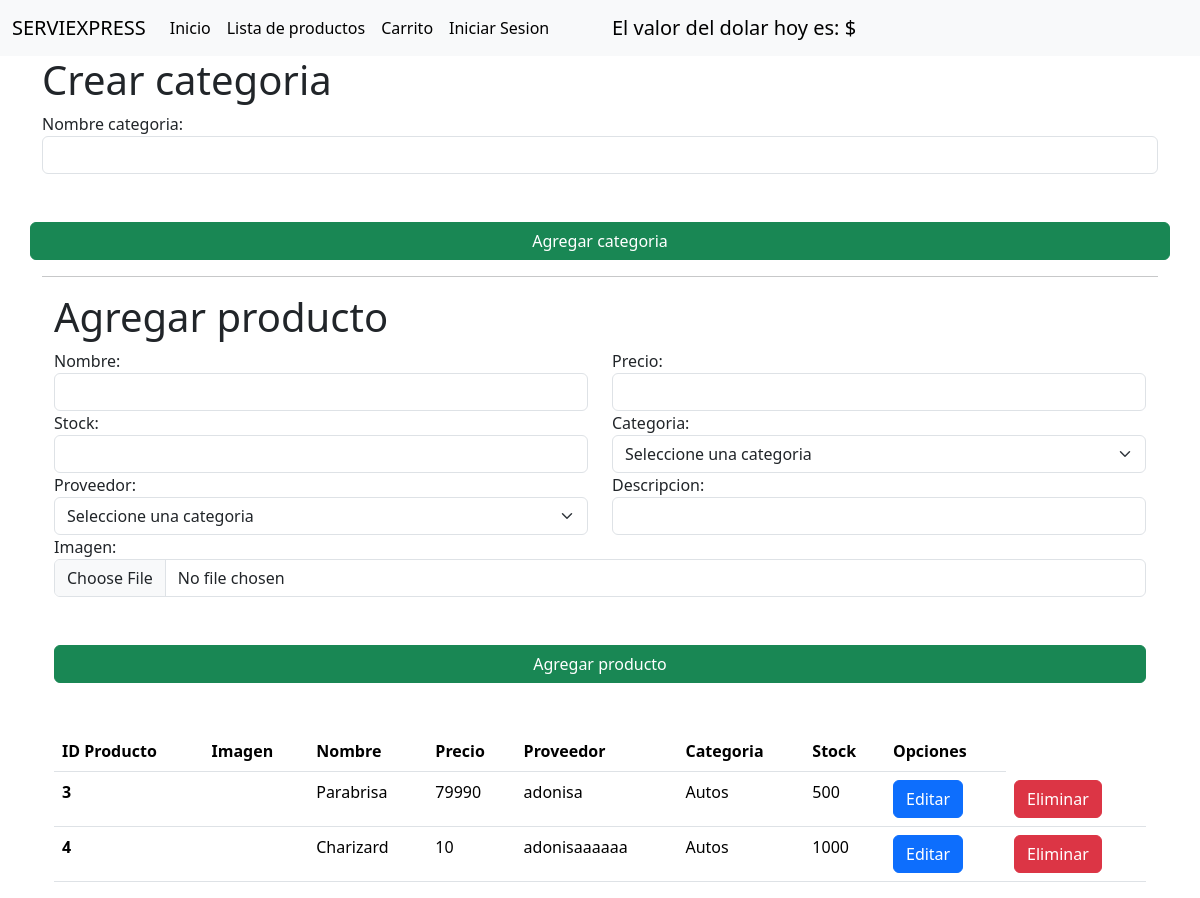
Before: /crud/productos with the older database file.
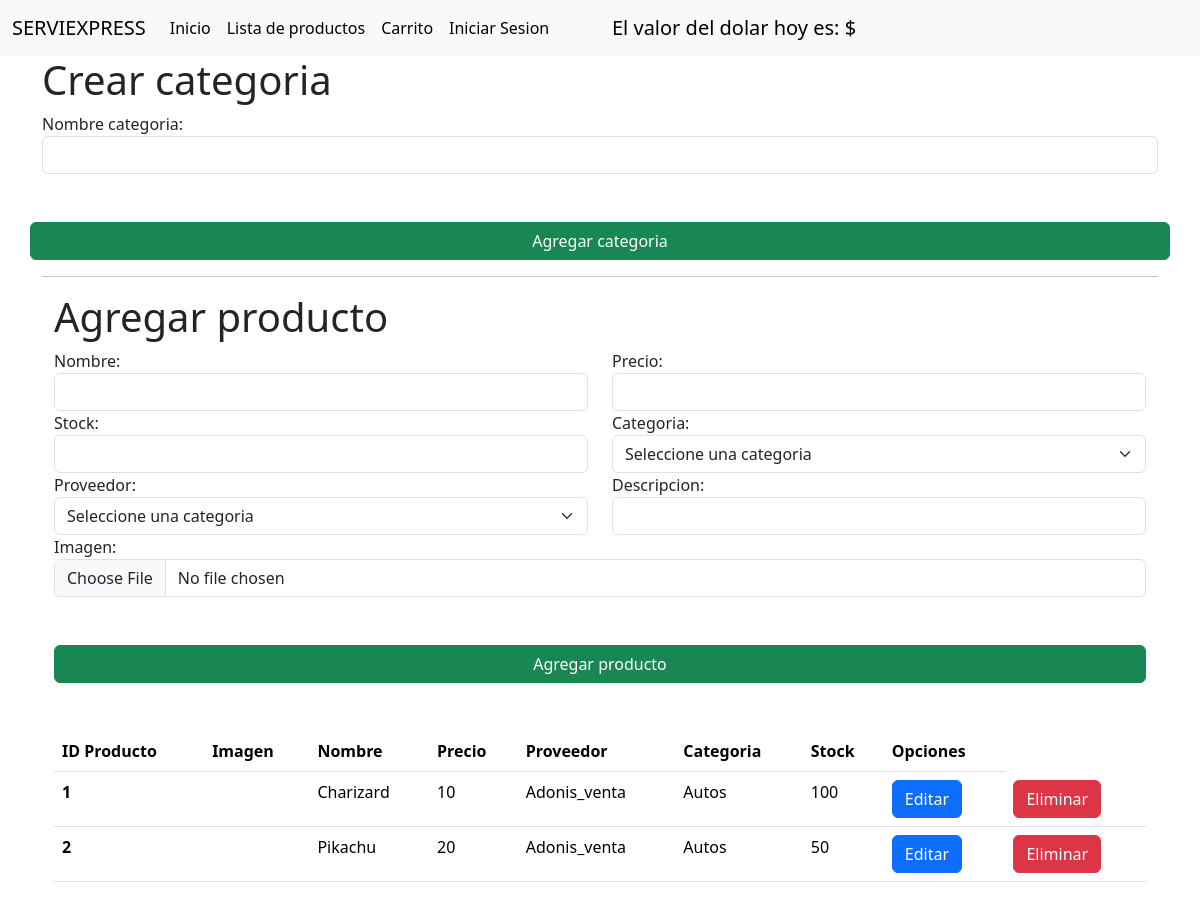
After: the same page with the newer database file.
### taller/models.py (models this page shows, shortened)
class Producto(models.Model):
    id_producto = models.AutoField(primary_key=True)
    nombre_producto = models.CharField(max_length=200)
    precio = models.IntegerField(default=0)
    descripcion = models.CharField(max_length=200)
    imagenUrl = models.ImageField(upload_to="imagenesProductos")
    stock = models.IntegerField(default=0)
    proveedor = models.ForeignKey(Proveedor, on_delete=models.CASCADE)
    categoria = models.ForeignKey(Categoria_producto, on_delete=models.CASCADE)

class Proveedor(models.Model):
    id_proveedor = models.AutoField(primary_key=True)
    nombre_proveedor = models.CharField(max_length=200)
    telefono = models.IntegerField()
    correo_electronico = models.CharField(max_length=200)
    informacion_extra = models.CharField(max_length=200, null=True, blank=True)

class Categoria_producto(models.Model):
    id_categoria = models.AutoField(primary_key=True)
    nombre_categoria = models.CharField(max_length=200)

### taller/views.py (the view)
# urls.py: path("crud/productos", views.crudProductos, name="crud_productos"),
def crudProductos(request):
    vProductos = Producto.objects.all
    vCategorias = Categoria_producto.objects.all
    template = loader.get_template("taller/crudProductos.html")
    vProveedores = Proveedor.objects.all()
    context = {"productos": vProductos, "categorias": vCategorias, "proveedores": vProveedores}
    return HttpResponse(template.render(context, request))

### carrito/context_processors.py (called while the page is built)
def cart(request):
    return {'carrito': Carrito(request)}

### taller/templates/taller/crudProductos.html (shortened to what this page needs)
{% extends "./base.html"%}
{% load static %}
{% block body%}
    <div class="container">
        <h1>Crear categoria</h1>
        <form id="formAgregar" action="{% url 'agregar_categoria' %}" method="POST" enctype="multipart/form-data">{% csrf_token %}
            <div class="row">
                <div class="col-md-12">
                    <label for="txtnombreCategoria">Nombre categoria:</label>
                    <input name="txtnombreCategoria" id="txtnombreCategoria" type="text" class="form-control">
                </div>
            <button class="btn btn-success mt-5 w-100">Agregar categoria</button>
        </form>
    </div>
    <hr>
    <div class="container mt-3">
        <h1>Agregar producto</h1>
        <form id="formAgregar" action="agregarProductoForm" method="POST" enctype="multipart/form-data">{% csrf_token %}
            <div class="row">
                <div class="col-md-6">
                    <label for="txtnombre">Nombre:</label>
                    <input name="txtnombre" id="txtnombre" type="text" class="form-control">
                </div>
                <div class="col-md-6">
                    <label for="txtprecio">Precio:</label>
                    <input name="txtprecio" id="txtprecio" type="text" class="form-control">
                </div>
                <div class="col-md-6">
                    <label for="txtStock">Stock:</label>
                    <input name="txtStock" id="txtStock" type="text" class="form-control">
                </div>
                <div class="col-md-6">
                    <label for="cmbCategoria">Categoria:</label>
                    <select id="cmbCategoria" name="cmbCategoria" class="form-select" aria-label="Default select example">
                        <option disabled selected>Seleccione una categoria</option>
                      </select>
                </div>
                <div class="col-md-6">
                    <label for="cmbProveedor">Proveedor:</label>
                    <select id="cmbProveedor" name="cmbProveedor" class="form-select" aria-label="Default select example">
                        <option disabled selected>Seleccione una categoria</option>
                      </select>
                </div>
                <div class="col-md-6">
                    <label for="txtDescripcion">Descripcion:</label>
                    <input name="txtDescripcion" id="txtDescripcion" type="text" class="form-control">
                </div>
                <div class="col-md-12">
                    <label for="txtImagen">Imagen:</label>
                    <input name="txtImagen" id="txtImagen" type="file" class="form-control">
                </div>
            </div>
            <button class="btn btn-success mt-5 w-100">Agregar producto</button>
        </form>
    </div>
<div class="container mt-5">
    <table class="table">
        <thead>
          <tr>
            <th scope="col">ID Producto</th>
            <th scope="col">Imagen</th>
            <th scope="col">Nombre</th>
            <th scope="col">Precio</th>
            <th scope="col">Proveedor</th>
            <th scope="col">Categoria</th>
            <th scope="col">Stock</th>
            <th scope="col">Opciones</th>
          </tr>
        </thead>
        <tbody>
            {% for p in productos %}
          <tr>
            <th scope="row">{{p.id_producto}}</th>
            <td><img src="{{p.imagenUrl.url}}" alt="" height="50"></td>
            <td>{{p.nombre_producto}}</td>
            <td>{{p.precio}}</td>
            <td>{{p.proveedor.nombre_proveedor  }}</td>
            <td>{{p.categoria.nombre_categoria}}</td>
            <td>{{p.stock}}</td>
            <td><a href="{% url 'editar_producto' p.pk %}" class="btn btn-primary">Editar</a></td>
            <td><a href="{% url 'eliminar_producto' p.pk%}" class="btn btn-danger">Eliminar</a></td>
          </tr>
            {% endfor %}
        </tbody>
      </table>
</div>
{% endblock %}

Changed rows visible on the page:
removed Producto: id_producto "3", nombre_producto "Parabrisa", precio "79990", proveedor.nombre_proveedor "adonisa", categoria.nombre_categoria "Autos", stock "500"
removed Producto: id_producto "4", nombre_producto "Charizard", precio "10", proveedor.nombre_proveedor "adonisaaaaaa", categoria.nombre_categoria "Autos", stock "1000"
added Producto: id_producto "1", nombre_producto "Charizard", precio "10", proveedor.nombre_proveedor "Adonis_venta", categoria.nombre_categoria "Autos", stock "100"
added Producto: id_producto "2", nombre_producto "Pikachu", precio "20", proveedor.nombre_proveedor "Adonis_venta", categoria.nombre_categoria "Autos", stock "50"
